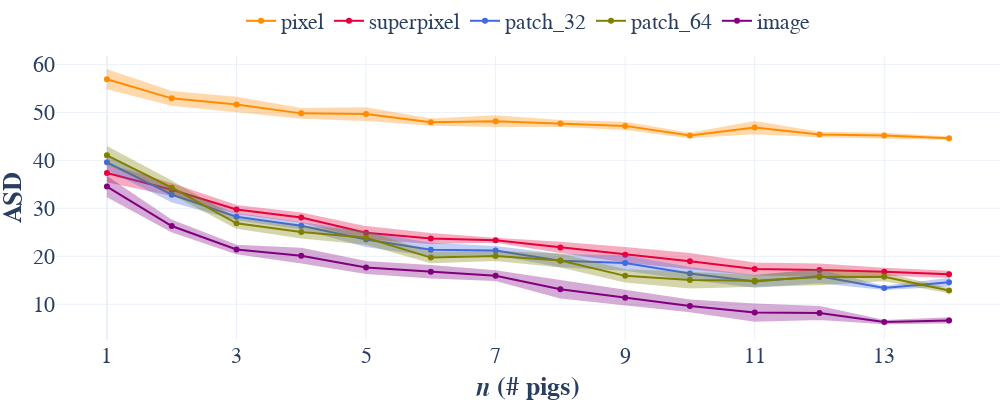

This figure's notebook cell:
### Code cell
# NBVAL_IGNORE_OUTPUT
plot_metric("surface_distance_metric", "ASD")

### Figure 1 — Plotly figure (JSON) as saved in the notebook; plotly's stock layout.template omitted (floating-point values rounded to 4 significant figures)
{"data": [{"hovertemplate": "wavelength: %{x:.1f}<br>normalized reflectance: %{y:.5f}<br>standard deviation: %{text:.5f}", "legendgroup": "pixel", "line": {"color": "#FF8C00"}, "name": "pixel", "text": [1.886, 1.331, 1.43, 0.8952, 1.231, 0.5461, 1.01, 0.513, 0.6611, 0.3563, 1.165, 0.356, 0.3908, 0.1685], "type": "scatter", "x": [0, 1, 2, 3, 4, 5, 6, 7, 8, 9, 10, 11, 12, 13], "y": [56.9, 52.92, 51.64, 49.79, 49.64, 47.95, 48.16, 47.67, 47.18, 45.17, 46.82, 45.38, 45.18, 44.62]}, {"fill": "toself", "fillcolor": "#FF8C00", "hoverinfo": "skip", "legendgroup": "pixel", "line": {"color": "#FF8C00"}, "name": "pixel", "opacity": 0.32, "showlegend": false, "type": "scatter", "x": [0, 1, 2, 3, 4, 5, 6, 7, 8, 9, 10, 11, 12, 13, 13, 12, 11, 10, 9, 8, 7, 6, 5, 4, 3, 2, 1, 0], "y": [58.79, 54.25, 53.07, 50.69, 50.87, 48.49, 49.17, 48.18, 47.84, 45.53, 47.99, 45.73, 45.57, 44.79, 44.45, 44.79, 45.02, 45.66, 44.82, 46.52, 47.15, 47.15, 47.4, 48.41, 48.89, 50.21, 51.59, 55.02]}, {"hovertemplate": "wavelength: %{x:.1f}<br>normalized reflectance: %{y:.5f}<br>standard deviation: %{text:.5f}", "legendgroup": "superpixel", "line": {"color": "#E6003D"}, "name": "superpixel", "text": [1.726, 1.124, 0.7312, 0.8524, 1.173, 0.9455, 0.3187, 0.9493, 1.399, 1.481, 1.152, 1.145, 0.6467, 0.5456], "type": "scatter", "x": [0, 1, 2, 3, 4, 5, 6, 7, 8, 9, 10, 11, 12, 13], "y": [37.37, 33.88, 29.77, 28.06, 24.91, 23.72, 23.33, 21.85, 20.32, 18.98, 17.34, 17.14, 16.78, 16.24]}, {"fill": "toself", "fillcolor": "#E6003D", "hoverinfo": "skip", "legendgroup": "superpixel", "line": {"color": "#E6003D"}, "name": "superpixel", "opacity": 0.32, "showlegend": false, "type": "scatter", "x": [0, 1, 2, 3, 4, 5, 6, 7, 8, 9, 10, 11, 12, 13, 13, 12, 11, 10, 9, 8, 7, 6, 5, 4, 3, 2, 1, 0], "y": [39.1, 35.0, 30.5, 28.91, 26.08, 24.66, 23.65, 22.8, 21.72, 20.46, 18.49, 18.29, 17.43, 16.78, 15.69, 16.13, 16.0, 16.19, 17.5, 18.92, 20.9, 23.01, 22.77, 23.74, 27.21, 29.04, 32.75, 35.64]}, {"hovertemplate": "wavelength: %{x:.1f}<br>normalized reflectance: %{y:.5f}<br>standard deviation: %{text:.5f}", "legendgroup": "patch_32", "line": {"color": "#4169E1"}, "name": "patch_32", "text": [1.344, 1.364, 0.5403, 0.5805, 1.385, 1.23, 0.735, 1.185, 1.416, 1.146, 1.12, 1.246, 0.2121, 0.697], "type": "scatter", "x": [0, 1, 2, 3, 4, 5, 6, 7, 8, 9, 10, 11, 12, 13], "y": [39.58, 32.85, 28.26, 26.38, 23.51, 21.38, 21.21, 19.09, 18.61, 16.4, 14.76, 15.86, 13.41, 14.59]}, {"fill": "toself", "fillcolor": "#4169E1", "hoverinfo": "skip", "legendgroup": "patch_32", "line": {"color": "#4169E1"}, "name": "patch_32", "opacity": 0.32, "showlegend": false, "type": "scatter", "x": [0, 1, 2, 3, 4, 5, 6, 7, 8, 9, 10, 11, 12, 13, 13, 12, 11, 10, 9, 8, 7, 6, 5, 4, 3, 2, 1, 0], "y": [40.92, 34.21, 28.8, 26.96, 24.89, 22.61, 21.94, 20.27, 20.02, 17.55, 15.88, 17.1, 13.63, 15.28, 13.89, 13.2, 14.61, 13.64, 15.25, 17.19, 17.9, 20.47, 20.15, 22.12, 25.8, 27.72, 31.48, 38.24]}, {"hovertemplate": "wavelength: %{x:.1f}<br>normalized reflectance: %{y:.5f}<br>standard deviation: %{text:.5f}", "legendgroup": "patch_64", "line": {"color": "#808000"}, "name": "patch_64", "text": [1.727, 1.24, 0.9123, 1.104, 1.258, 0.9679, 0.8558, 1.257, 1.157, 1.556, 0.9895, 1.503, 0.6865, 0.3452], "type": "scatter", "x": [0, 1, 2, 3, 4, 5, 6, 7, 8, 9, 10, 11, 12, 13], "y": [41.04, 34.31, 26.87, 25.04, 23.85, 19.73, 20.07, 19.12, 15.92, 15.04, 14.89, 15.69, 15.71, 12.85]}, {"fill": "toself", "fillcolor": "#808000", "hoverinfo": "skip", "legendgroup": "patch_64", "line": {"color": "#808000"}, "name": "patch_64", "opacity": 0.32, "showlegend": false, "type": "scatter", "x": [0, 1, 2, 3, 4, 5, 6, 7, 8, 9, 10, 11, 12, 13, 13, 12, 11, 10, 9, 8, 7, 6, 5, 4, 3, 2, 1, 0], "y": [42.77, 35.55, 27.78, 26.14, 25.11, 20.69, 20.92, 20.38, 17.08, 16.59, 15.88, 17.19, 16.4, 13.2, 12.51, 15.02, 14.19, 13.9, 13.48, 14.76, 17.87, 19.21, 18.76, 22.59, 23.94, 25.95, 33.07, 39.32]}, {"hovertemplate": "wavelength: %{x:.1f}<br>normalized reflectance: %{y:.5f}<br>standard deviation: %{text:.5f}", "legendgroup": "image", "line": {"color": "#800080"}, "name": "image", "text": [1.994, 1.102, 0.798, 1.434, 1.15, 1.194, 0.9118, 1.713, 1.47, 1.137, 1.709, 1.258, 0.242, 0.4388], "type": "scatter", "x": [0, 1, 2, 3, 4, 5, 6, 7, 8, 9, 10, 11, 12, 13], "y": [34.53, 26.31, 21.41, 20.11, 17.66, 16.78, 15.96, 13.13, 11.38, 9.659, 8.265, 8.171, 6.292, 6.615]}, {"fill": "toself", "fillcolor": "#800080", "hoverinfo": "skip", "legendgroup": "image", "line": {"color": "#800080"}, "name": "image", "opacity": 0.32, "showlegend": false, "type": "scatter", "x": [0, 1, 2, 3, 4, 5, 6, 7, 8, 9, 10, 11, 12, 13, 13, 12, 11, 10, 9, 8, 7, 6, 5, 4, 3, 2, 1, 0], "y": [36.52, 27.41, 22.2, 21.55, 18.81, 17.97, 16.87, 14.84, 12.85, 10.8, 9.974, 9.429, 6.534, 7.053, 6.176, 6.05, 6.912, 6.555, 8.522, 9.912, 11.42, 15.05, 15.59, 16.51, 18.68, 20.61, 25.2, 32.53]}], "layout": {"font": {"family": "Libertinus Serif", "size": 22}, "height": 400, "hovermode": "x", "legend": {"orientation": "h", "x": 0.5, "xanchor": "center", "y": 1.05, "yanchor": "bottom"}, "margin": {"b": 0, "l": 0, "r": 0, "t": 0}, "title": {"x": 0.5}, "width": 1000, "xaxis": {"hoverformat": ".1f", "tickmode": "array", "ticktext": [1, 3, 5, 7, 9, 11, 13], "tickvals": [0, 2, 4, 6, 8, 10, 12], "title": {"text": "<b><i>n</i> (# pigs)</b>"}}, "yaxis": {"title": {"text": "<b>ASD</b>"}}}}
